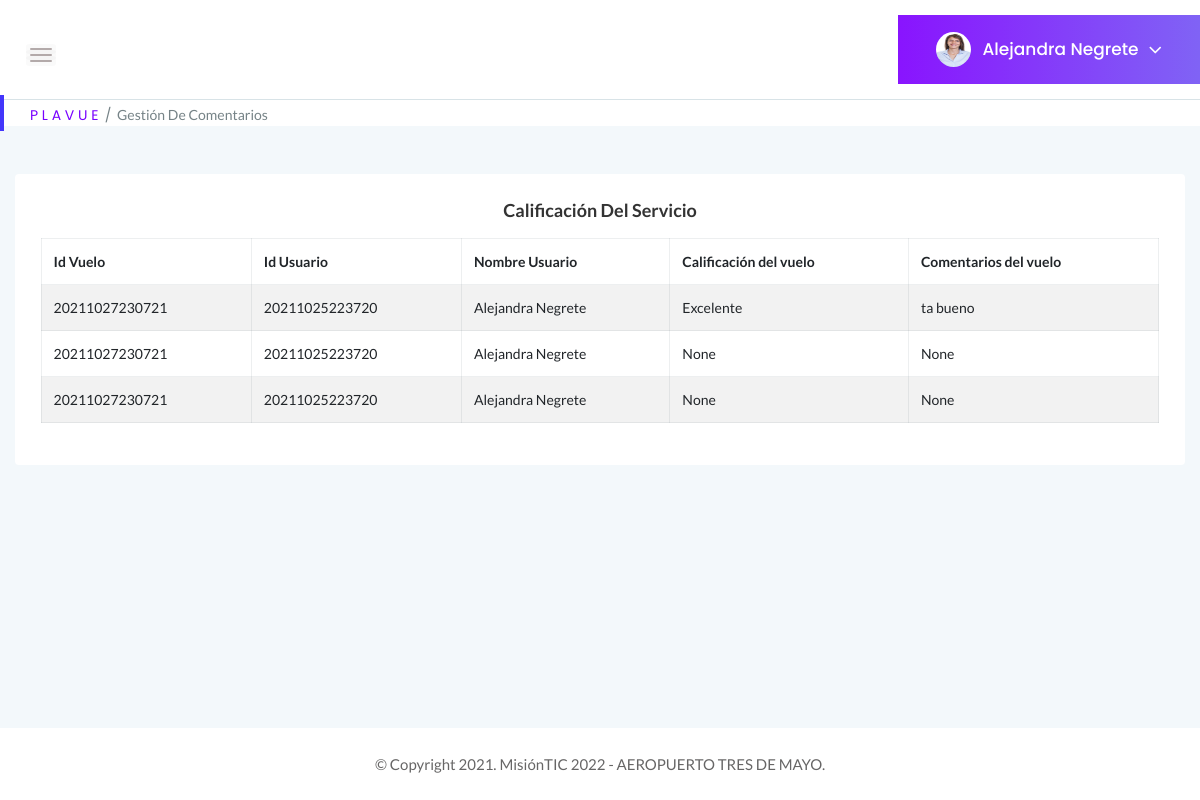
The page /GestionComentarios (signed in) on the database as committed earlier.
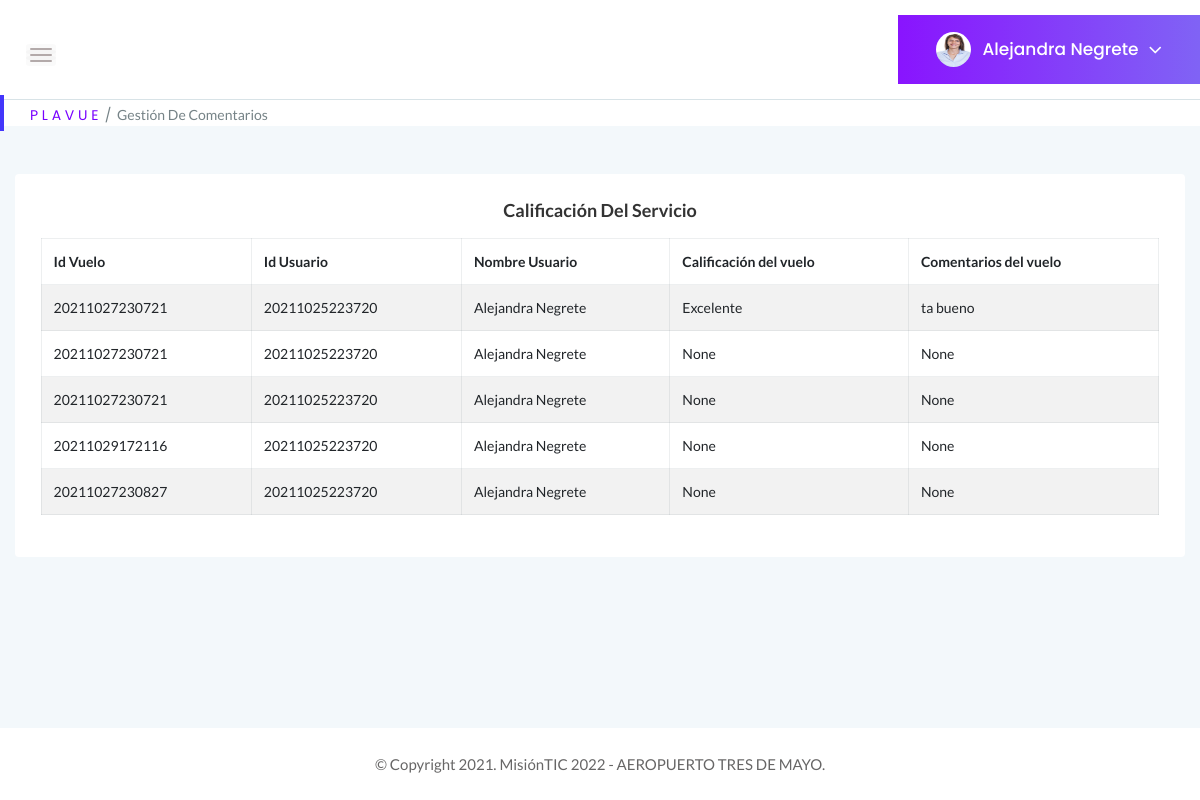
The same page on the database as committed later.
### tables this page shows
CREATE TABLE Usuarios (Id_usuario BIGINT PRIMARY KEY, Documento BIGINT UNIQUE, tipoDocumento INTEGER REFERENCES tipo_documento (id_documento) ON DELETE RESTRICT ON UPDATE RESTRICT MATCH SIMPLE, contraseña VARCHAR NOT NULL, tipoPerfil INTEGER REFERENCES Perfil (Id_perfil) ON DELETE RESTRICT ON UPDATE RESTRICT, estadoUsuario INTEGER REFERENCES Estado (Id_estado) ON DELETE RESTRICT ON UPDATE RESTRICT, Nombre VARCHAR (100) NOT NULL, correo VARCHAR (100) UNIQUE NOT NULL, fechaNacimiento DATE, sexo INTEGER REFERENCES Genero (Id_genero) ON DELETE RESTRICT ON UPDATE RESTRICT, Celular BIGINT, nacionalidad INTEGER REFERENCES Nacionalidad (Id_pais) ON DELETE RESTRICT ON UPDATE RESTRICT, nombreContacto VARCHAR (100), numeroContacto BIGINT, foto VARCHAR (5000));

CREATE TABLE Pasajeros (Id_pasajero BIGINT PRIMARY KEY UNIQUE, Id_usuario BIGINT REFERENCES Usuarios (Id_usuario) ON DELETE RESTRICT ON UPDATE RESTRICT, Id_vuelos BIGINT REFERENCES Vuelos (Id_vuelo) ON DELETE RESTRICT ON UPDATE RESTRICT, Comentarios VARCHAR, Calificacion VARCHAR, Silla VARCHAR);

### app.py (the view)
@app.route("/GestionComentarios", methods=["GET"])
def Gestion_Comentarios():
    if "usuario" in session:
        if request.method == "GET":
            try:
                with sqlite3.connect("Plavue.db") as con:
                    con.row_factory = sqlite3.Row
                    cur = con.cursor()
                    cur.execute("SELECT * FROM Usuarios WHERE correo = ?", [session["usuario"]])
                    query = cur.fetchone()
                with sqlite3.connect("Plavue.db") as con2:
                    con2.row_factory = sqlite3.Row
                    cur = con2.cursor()
                    cur.execute("SELECT * FROM Usuarios")
                    query1 = cur.fetchall()
                with sqlite3.connect("Plavue.db") as con1:
                    con1.row_factory = sqlite3.Row
                    cur = con1.cursor()
                    cur.execute("SELECT * FROM Pasajeros")
                    query2 = cur.fetchall()
                    if query is None:
                        return "Usuario no existe!"
                return render_template("GestionComentarios.html", perfil = query, tabla = query2, usuarios = query1 )
            except Error as er:
                print('SQLite error: %s' % (' '.join(er.args)))
                print('SQLite traceback: ')
    return render_template("Login.html")

### templates/GestionComentarios.html (shortened to what this page needs)
<!doctype html>
<html class="no-js" lang="es">
<head>
    <link rel="stylesheet" href="{{ url_for('static', filename='css/bootstrap.min.css') }}">
    <link rel="stylesheet" href="{{ url_for('static', filename='css/font-awesome.min.css') }}">
    <link rel="stylesheet" href="{{ url_for('static', filename='css/themify-icons.css') }}">
    <link rel="stylesheet" href="{{ url_for('static', filename='css/metisMenu.css') }}">
    <link rel="stylesheet" href="{{ url_for('static', filename='css/owl.carousel.min.css') }}">
    <link rel="stylesheet" href="{{ url_for('static', filename='css/slicknav.min.css') }}">
    <link rel="stylesheet" href="https://www.amcharts.com/lib/3/plugins/export/export.css" type="text/css" media="all" />
    <link rel="stylesheet" type="text/css" href="{{ url_for('static', filename='css/tables/jquery.dataTables.css') }}">
    <link rel="stylesheet" type="text/css" href="{{ url_for('static', filename='css/tables/dataTables.bootstrap4.min.css') }}">
    <link rel="stylesheet" type="text/css" href="{{ url_for('static', filename='css/tables/responsive.bootstrap.min.css') }}">
    <link rel="stylesheet" type="text/css" href="{{ url_for('static', filename='css/tables/responsive.jqueryui.min.css') }}">
    <link rel="stylesheet" href="{{ url_for('static', filename='css/typography.css') }}">
    <link rel="stylesheet" href="{{ url_for('static', filename='css/default-css.css') }}">
    <link rel="stylesheet" href="{{ url_for('static', filename='css/styles.css') }}">
    <link rel="stylesheet" href="{{ url_for('static', filename='css/responsive.css') }}">
    <link rel="stylesheet" href="{{ url_for('static', filename='js/vendor/select2.css') }}">
</head>
<body>
    <div class="page-container">
        <div class="main-content">
            <div class="header-area">
                <div class="row align-items-center">
                    <div class="col-md-6 col-sm-8 clearfix">
                        <div class="nav-btn pull-left">
                            <span></span>
                            <span></span>
                            <span></span>
                        </div>
                    </div>
                    <div class="col-sm-6 clearfix">
                        <div class="user-profile pull-right">
                            {% if perfil[14] == None%}
                                <img class="avatar user-thumb" src="uploads/usuario.jpg" alt="avatar">
                            {% else %}
                                <img class="avatar user-thumb" src="uploads/{{perfil[14]}}" alt="avatar">
                            {% endif %}
                            <h4 class="user-name dropdown-toggle" data-toggle="dropdown">{{perfil[6]}}<i class="fa fa-angle-down"></i></h4>
                        </div>
                    </div>
                </div>
            </div>
            <div class="page-title-area">
                <div class="row align-items-center">
                    <div class="col-sm-12">
                        <div class="breadcrumbs-area clearfix">
                            <ul class="breadcrumbs pull-left">
                                <li><a href="../perfiladmin">P L A V U E</a></li>
                                <li><span>Gestión de Comentarios</span></li>
                            </ul>
                        </div>
                    </div>
                </div>
            </div>
            <div class="body main-content-inner">
                <div class="row">
                    <div class="col-12 mt-5">
                        <div class="card">
                            <div class="card-body">
                                <h4 class="header-title" align="center">Calificación del servicio</h4>
                                <section class="panel">
                                    <div class="panel-body">
                                        <table class="table table-bordered table-striped mb-none" id="datatable-tabletools" data-swf-path="assets/vendor/jquery-datatables/extras/TableTools/swf/copy_csv_xls_pdf.swf">
                                            <thead>
                                                <tr>
                                                    <th>Id Vuelo</th>
                                                    <th>Id Usuario</th>
                                                    <th>Nombre Usuario</th>
                                                    <th>Calificación del vuelo</th>
                                                    <th>Comentarios del vuelo</th>
                                                </tr>
                                            </thead>
                                            <tbody>
                                                {% for r in tabla %}
                                                <tr class="gradeX">
                                                    <td>{{r ["Id_vuelos"]}}</td>
                                                    <td>{{r ["Id_usuario"]}}</td>
                                                    <td>
                                                        {% for i in usuarios %}
                                                            {% if i["Id_usuario"] == r["Id_usuario"] %}
                                                            <span>{{i["Nombre"]}}</span>
                                                            {% endif %}
                                                        {% endfor%}
                                                    </td>
                                                    <td>{{r ["Calificacion"]}}</td>
                                                    <td>{{r ["Comentarios"]}}</td>
                                                </tr>
                                                {% endfor %}
                                            </tbody>
                                        </table>
                                    </div>
                            </div>
                        </div>
                    </div>
                </div>
            </div>
        </div>
        <footer>
            <div class="footer-area">
                <p>© Copyright 2021. MisiónTIC 2022 - AEROPUERTO TRES DE MAYO.</p>
            </div>
        </footer>
    </div>
</body>
</html>

### static/css/styles.css (style rules this page uses)
.page-container { width: 100%; height: 100%; min-height: 100vh; padding-left: 280px; -webkit-transition: padding-left 0.3s ease 0s; transition: padding-left 0.3s ease 0s; }
.sbar_collapsed.page-container { padding-left: 0; }
.card { border: none; border-radius: 4px; background-color: #fff; -webkit-transition: all 0.3s ease 0s; transition: all 0.3s ease 0s; }
.card-body { padding: 25.6px; padding: 1.6rem; }
.main-content { width: 100%; background: #F3F8FB; }
.main-content-inner { padding: 0 30px 50px; }
.header-area { padding: 15px 30px; background: #fff; border-bottom: 1px solid #d8e3e7; }
.nav-btn { margin: 10px 30px 0 0; cursor: pointer; }
.nav-btn span { display: block; width: 22px; height: 2px; background: #b3aaaa; margin: 4px 0; border-radius: 15px; -webkit-transition: all 0.3s ease 0s; transition: all 0.3s ease 0s; box-shadow: 0 0 0 4px rgba(99, 96, 96, 0.03); }
.nav-btn span:nth-child(2) { opacity: 0; }
.nav-btn span:first-child { -webkit-transform: rotate(45deg)translate(5px, 5px); transform: rotate(45deg)translate(5px, 5px); }
.nav-btn span:last-child { -webkit-transform: rotate(-45deg)translate(3px, -3px); transform: rotate(-45deg)translate(3px, -3px); }
.sbar_collapsed .nav-btn span { transform: none; opacity: 1; }
.page-title-area { padding: 0 30px; background: #fff; position: relative; }
.page-title-area:before { content: ''; position: absolute; left: 0; top: 50%; width: 4px; height: 36px; background: var(--primary-color); -webkit-transform: translateY(-50%); transform: translateY(-50%); }
ul.breadcrumbs { margin-top: 4px; }
.breadcrumbs li { display: inline-block; }
.breadcrumbs li a, .breadcrumbs li span { display: block; font-size: 14px; font-weight: 400; color: #7801ff; letter-spacing: 0; margin-right: 16px; position: relative; }
.breadcrumbs li a:before { content: '/'; color: #768387; position: absolute; right: -13px; top: 0; }
.breadcrumbs li span { margin-right: 0; color: #768387; text-transform: capitalize; }
.user-profile { margin-right: -30px; display: -webkit-box; display: -ms-flexbox; display: flex; -webkit-box-align: center; -ms-flex-align: center; align-items: center; -ms-flex-wrap: wrap; flex-wrap: wrap; background: -webkit-linear-gradient(left, #8914fe 0%, #8063f5 100%); background: linear-gradient(to right, #8914fe 0%, #8063f5 100%); padding: 17px 38px; position: relative; }
.user-profile img.avatar { height: 35px; width: 35px; border-radius: 50%; margin-right: 12px; }
.user-name { font-size: 17px; font-weight: 500; color: #fff; letter-spacing: 0; cursor: pointer; -webkit-user-select: none; -moz-user-select: none; -ms-user-select: none; user-select: none; }
.user-name i { margin-left: 10px; font-size: 21px; vertical-align: middle; position: relative; }
.notification-area .dropdown-toggle, .user-name.dropdown-toggle { position: relative; }
.notification-area .dropdown-toggle:after, .user-name.dropdown-toggle:after { display: none; }
.header-title { font-family: 'Lato', sans-serif; font-size: 18px; font-weight: 600; letter-spacing: 0; color: #333; text-transform: capitalize; margin-bottom: 17px; }
.footer-area { text-align: center; padding: 23px 0 19px; background: #fff; }
.footer-area p { color: #676666; margin-bottom: 0; }
table tr th { border-bottom: none; }
table tr th, table tr td { border-top: 1px solid rgba(120, 130, 140, 0.13) !important; }
.table-bordered td, .table-bordered th { border: 1px solid rgba(120, 130, 140, 0.13) !important; }

Rows that differ between the two databases and show on the page:
added Pasajeros: Id_vuelos "20211029172116", Id_usuario "20211025223720", r "None", Usuarios (Nombre "Alejandra Negrete")
added Pasajeros: Id_vuelos "20211027230827", Id_usuario "20211025223720", r "None", Usuarios (Nombre "Alejandra Negrete")
